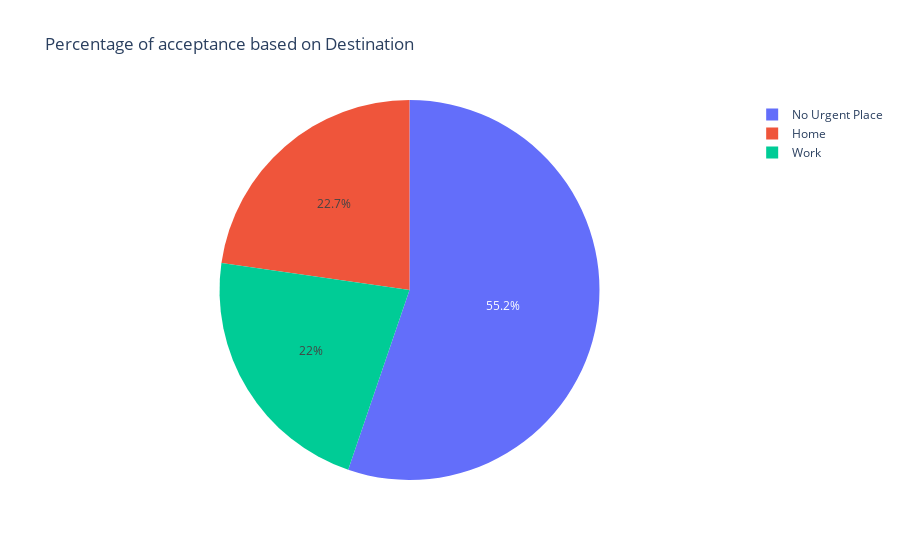

The notebook cell saved with this chart:
### Code cell
px.pie(data, names = 'destination', values = 'Y', title= "Percentage of acceptance based on Destination")

### Figure 1 — Plotly figure (JSON) as saved in the notebook; plotly's stock layout.template omitted (floating-point values rounded to 4 significant figures; data arrays with more than 128 entries replaced by an {"elided": "..."} marker saying what was removed)
{"data": [{"domain": {"x": [0, 1], "y": [0, 1]}, "hovertemplate": "destination=%{label}<br>Y=%{value}<extra></extra>", "labels": {"elided": "12684 str values"}, "legendgroup": "", "name": "", "showlegend": true, "type": "pie", "values": {"elided": "12684 int values"}}], "layout": {"legend": {"tracegroupgap": 0}, "title": {"text": "Percentage of acceptance based on Destination"}}}
